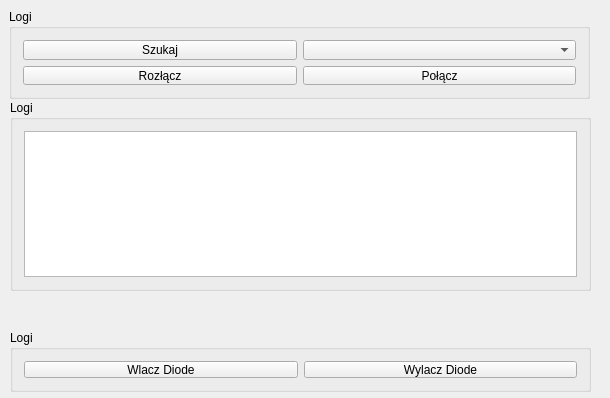
<?xml version="1.0" encoding="UTF-8"?>
<ui version="4.0">
 <class>MainWindow</class>
 <widget class="QMainWindow" name="MainWindow">
  <property name="geometry">
   <rect>
    <x>0</x>
    <y>0</y>
    <width>610</width>
    <height>398</height>
   </rect>
  </property>
  <property name="windowTitle">
   <string>MainWindow</string>
  </property>
  <widget class="QWidget" name="centralWidget">
   <widget class="QGroupBox" name="Polaczenie">
    <property name="geometry">
     <rect>
      <x>9</x>
      <y>9</y>
      <width>581</width>
      <height>90</height>
     </rect>
    </property>
    <property name="title">
     <string>Logi</string>
    </property>
    <layout class="QGridLayout" name="gridLayout">
     <item row="0" column="0">
      <widget class="QPushButton" name="pushButtonSzukaj">
       <property name="text">
        <string>Szukaj</string>
       </property>
      </widget>
     </item>
     <item row="0" column="1">
      <widget class="QComboBox" name="comboBoxDevices"/>
     </item>
     <item row="1" column="0">
      <widget class="QPushButton" name="pushButtonRozlacz">
       <property name="text">
        <string>Rozłącz</string>
       </property>
      </widget>
     </item>
     <item row="1" column="1">
      <widget class="QPushButton" name="pushButtonPoacz">
       <property name="text">
        <string>Połącz</string>
       </property>
      </widget>
     </item>
    </layout>
   </widget>
   <widget class="QGroupBox" name="groupBox">
    <property name="geometry">
     <rect>
      <x>10</x>
      <y>100</y>
      <width>581</width>
      <height>191</height>
     </rect>
    </property>
    <property name="title">
     <string>Logi</string>
    </property>
    <layout class="QGridLayout" name="gridLayout_3">
     <item row="0" column="0">
      <widget class="QTextEdit" name="LogScope"/>
     </item>
    </layout>
   </widget>
   <widget class="QGroupBox" name="groupBox_2">
    <property name="geometry">
     <rect>
      <x>10</x>
      <y>330</y>
      <width>581</width>
      <height>62</height>
     </rect>
    </property>
    <property name="title">
     <string>Logi</string>
    </property>
    <layout class="QGridLayout" name="gridLayout_2">
     <item row="0" column="1">
      <widget class="QPushButton" name="pushButtonLOD_Off">
       <property name="text">
        <string>Wylacz Diode</string>
       </property>
      </widget>
     </item>
     <item row="0" column="0">
      <widget class="QPushButton" name="pushButton">
       <property name="text">
        <string>Wlacz Diode</string>
       </property>
      </widget>
     </item>
    </layout>
   </widget>
  </widget>
 </widget>
 <layoutdefault spacing="6" margin="11"/>
 <resources/>
 <connections>
  <connection>
   <sender>pushButtonRozlacz</sender>
   <signal>clicked()</signal>
   <receiver>MainWindow</receiver>
   <slot>close()</slot>
   <hints>
    <hint type="sourcelabel">
     <x>529</x>
     <y>374</y>
    </hint>
    <hint type="destinationlabel">
     <x>476</x>
     <y>360</y>
    </hint>
   </hints>
  </connection>
 </connections>
</ui>
